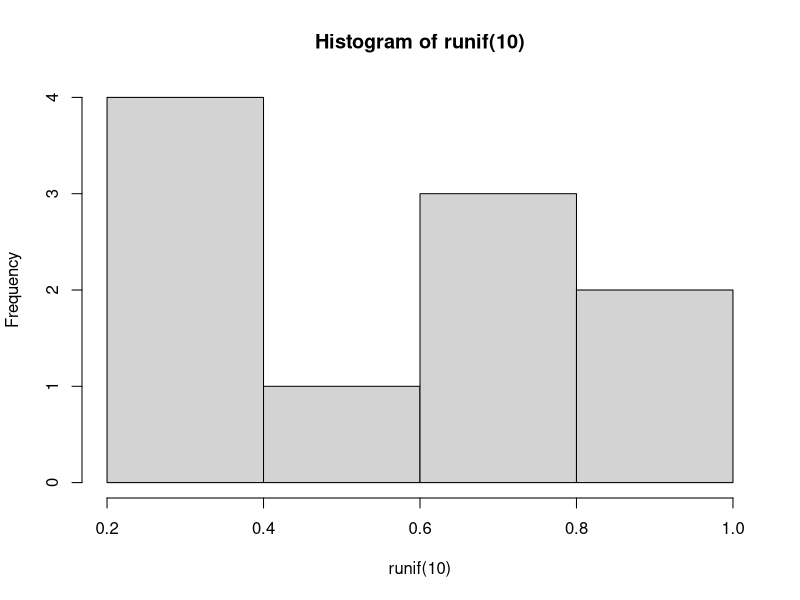
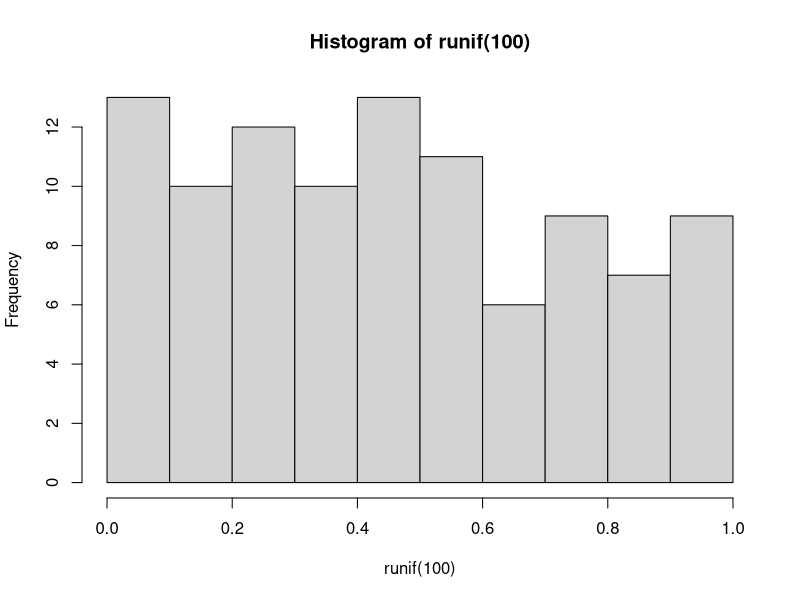
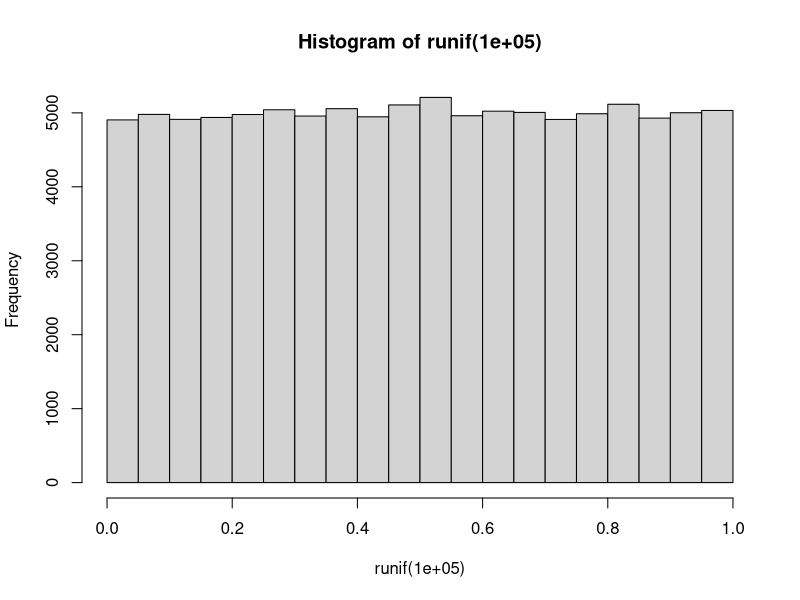
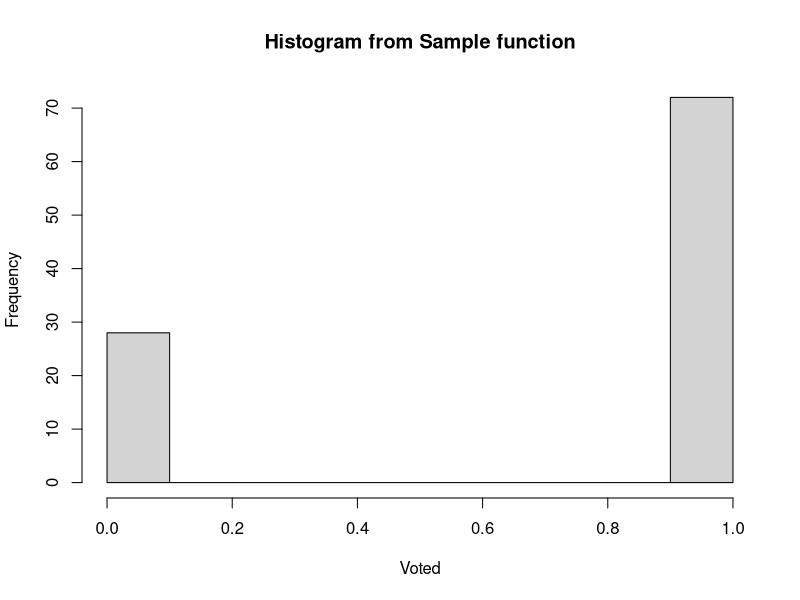
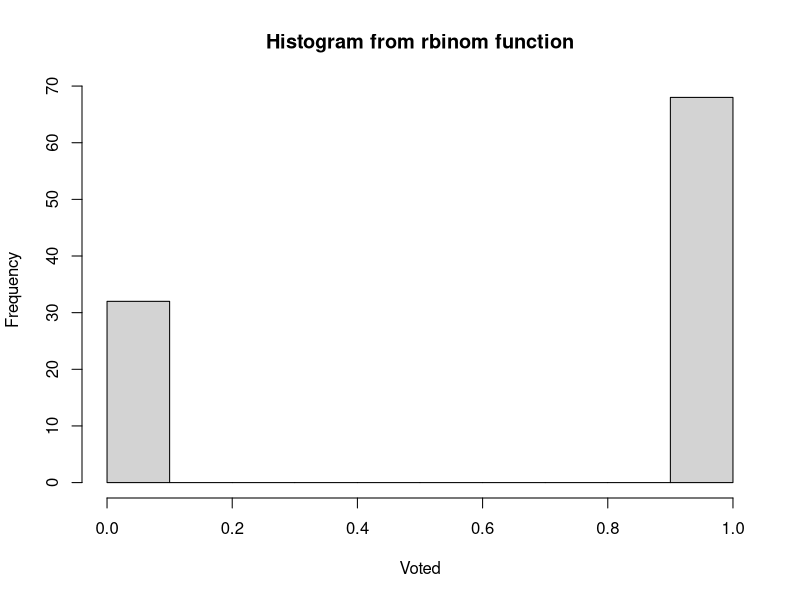
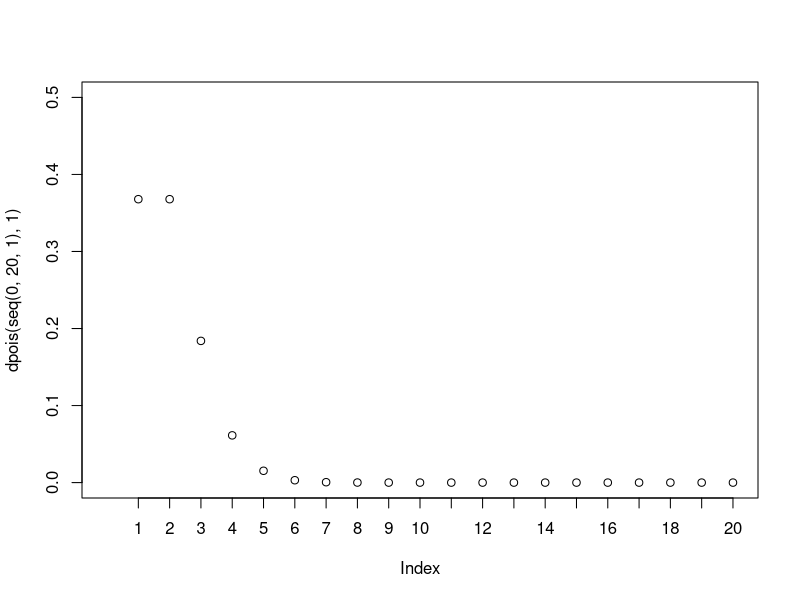
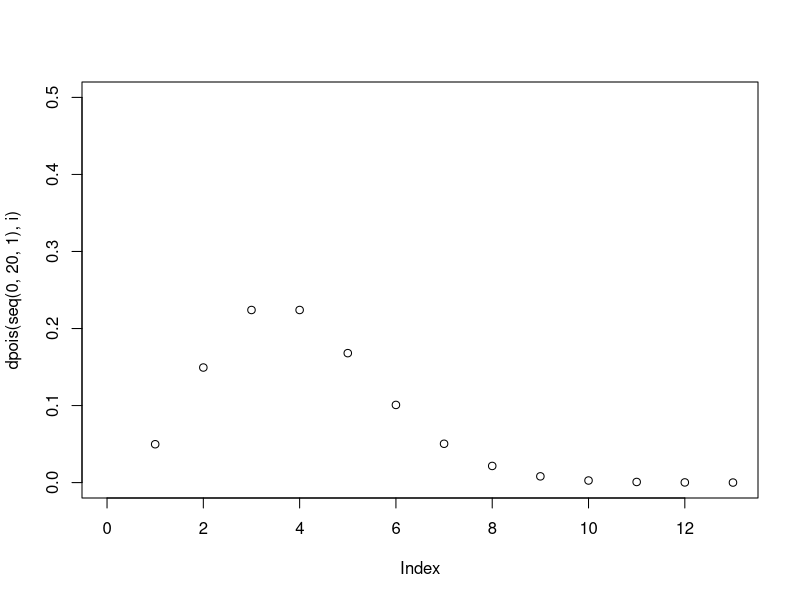
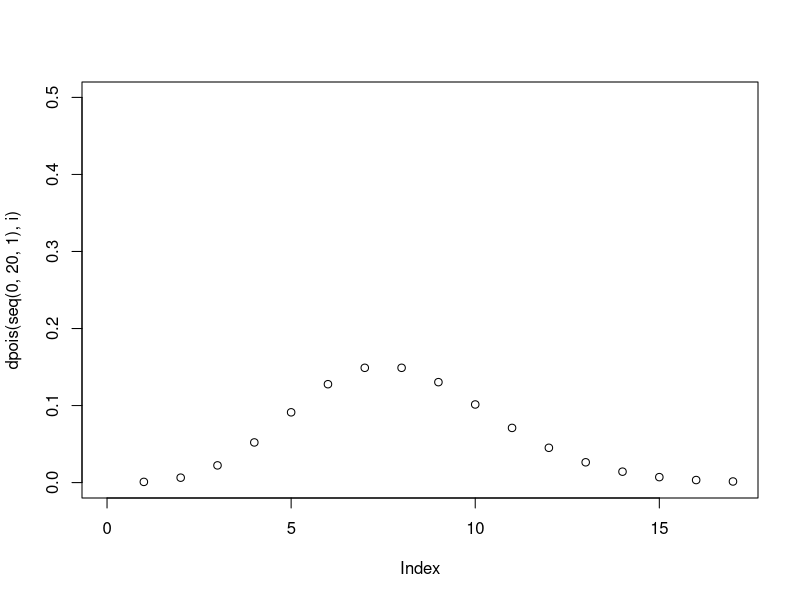

Here is the R script that generated these plots, in order:
library(dplyr)
library(ggplot2)

hist(runif(10))
hist(runif(100))
hist(runif(100000))

x_var <- (seq(-1, 2, by = 0.01))
y_var <- dunif(x_var,min=0,max=1)
y_varr <- bind_cols(y_var,x_var)
plot <- ggplot(data=y_varr, aes(x=...2,y=...1)) + geom_point() + 
  labs(y = "Probability", x = "Seq of numbers") + 
  geom_segment(aes(x=0.37629,y=0,xend=0.37629,yend=1.0), color = "blue", size=1.5)

vote <- sample(c(1,0),100,replace=TRUE,prob=c(0.7,0.3))
hist(vote, main="Histogram from Sample function", xlab = "Voted")
total_vote <- sum(vote==1)

vote_bi <- rbinom(100, 1, 0.7)
hist(vote_bi, main="Histogram from rbinom function", xlab = "Voted")
total_vote_bi <- sum(vote_bi==1)
cat("People who voted: ", total_vote)
cat("People who voted (rbinom): ", total_vote_bi)

rbinom(1,100,0.7)
rbinom(100,1,0.7)

prob_pand <- dpois(4,1)
cat("Probability of 4 Pandemics in a decade: ", prob_pand)
plot(dpois(seq(0,20,1),1),xlim = c(0,20), ylim = c(0.0,0.5),xaxt="n")
axis(1,at=seq(1,20,1), las = 1)

for (i in c(3,7,10)){
  plot(dpois(seq(0,20,1),i),xlim = c(0,i+10), ylim = c(0.0,0.5))
}
